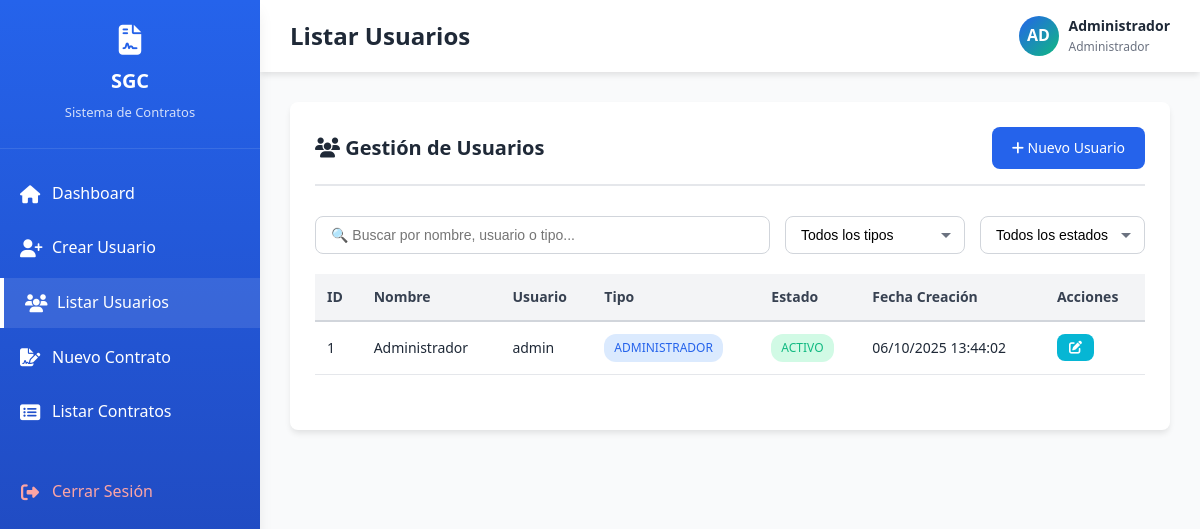
Screenshot of /views/usuario_listar.php (signed in) with the database file from the repository.
### tables this page shows
CREATE TABLE IF NOT EXISTS usuarios (
    id INT AUTO_INCREMENT PRIMARY KEY,
    nombre VARCHAR(100) NOT NULL,
    usuario VARCHAR(50) NOT NULL UNIQUE,
    contrasena VARCHAR(255) NOT NULL,
    tipo_usuario ENUM('administrador', 'usuario') NOT NULL DEFAULT 'usuario',
    estado ENUM('activo', 'inactivo') NOT NULL DEFAULT 'activo',
    fecha_creacion TIMESTAMP DEFAULT CURRENT_TIMESTAMP,
    fecha_actualizacion TIMESTAMP DEFAULT CURRENT_TIMESTAMP ON UPDATE CURRENT_TIMESTAMP,
    INDEX idx_usuario (usuario),
    INDEX idx_tipo (tipo_usuario),
    INDEX idx_estado (estado)
);

### config/config.php (called while the page is built, shortened)
<?php
function formatearFechaHora($fecha) {
    return date('d/m/Y H:i:s', strtotime($fecha));
}
?>

### views/usuario_listar.php (the view, shortened to what this page needs)
<?php
require_once __DIR__ . '/../includes/header.php';
$query = "SELECT * FROM usuarios ORDER BY id DESC";
$result = $mysqli->query($query);
?>
<div class="card">
    <div class="card-header">
        <h3><i class="fas fa-users"></i> Gestión de Usuarios</h3>
        <a href="usuario_crear.php" class="btn btn-primary">
            <i class="fas fa-plus"></i> Nuevo Usuario
        </a>
    </div>
    <div class="card-body">
        <div style="margin-bottom: 20px; display: flex; gap: 15px; flex-wrap: wrap;">
            <div style="flex: 1; min-width: 250px;">
                <input type="text"
                       id="filtroTabla"
                       class="form-control"
                       placeholder="🔍 Buscar por nombre, usuario o tipo...">
            </div>
            <div>
                <select id="filtroTipo" class="form-control form-select" style="min-width: 180px;">
                    <option value="">Todos los tipos</option>
                </select>
            </div>
            <div>
                <select id="filtroEstado" class="form-control form-select" style="min-width: 150px;">
                    <option value="">Todos los estados</option>
                </select>
            </div>
        </div>
        <div class="table-responsive">
            <table class="table" id="tablaUsuarios">
                <thead>
                    <tr>
                        <th>ID</th>
                        <th>Nombre</th>
                        <th>Usuario</th>
                        <th>Tipo</th>
                        <th>Estado</th>
                        <th>Fecha Creación</th>
                        <th>Acciones</th>
                    </tr>
                </thead>
                <tbody>
                    <?php while($usuario = $result->fetch_assoc()): ?>
                    <tr data-tipo="<?php echo $usuario['tipo_usuario']; ?>" data-estado="<?php echo $usuario['estado']; ?>">
                        <td><?php echo $usuario['id']; ?></td>
                        <td><?php echo htmlspecialchars($usuario['nombre']); ?></td>
                        <td><?php echo htmlspecialchars($usuario['usuario']); ?></td>
                        <td>
                            <span class="badge badge-<?php echo $usuario['tipo_usuario'] === 'administrador' ? 'primary' : 'info'; ?>">
                                <?php echo ucfirst($usuario['tipo_usuario']); ?>
                            </span>
                        </td>
                        <td>
                            <span class="badge badge-<?php echo $usuario['estado'] === 'activo' ? 'success' : 'danger'; ?>">
                                <?php echo ucfirst($usuario['estado']); ?>
                            </span>
                        </td>
                        <td><?php echo formatearFechaHora($usuario['fecha_creacion']); ?></td>
                        <td>
                            <button onclick="editarUsuario(<?php echo $usuario['id']; ?>)"
                                    class="btn btn-sm btn-info"
                                    title="Editar">
                                <i class="fas fa-edit"></i>
                            </button>
                        </td>
                    </tr>
                    <?php endwhile; ?>
                </tbody>
            </table>
        </div>
    </div>
</div>
<?php require_once __DIR__ . '/../includes/footer.php'; ?>

### assets/css/styles.css (style rules this page uses)
:root { --primary-color: #2563eb; --primary-dark: #1e40af; --primary-light: #3b82f6; --secondary-color: #10b981; --secondary-dark: #059669; --danger-color: #ef4444; --danger-dark: #dc2626; --warning-color: #f59e0b; --info-color: #06b6d4; --success-color: #10b981; --dark-color: #1f2937; --light-color: #f9fafb; --gray-100: #f3f4f6; --gray-200: #e5e7eb; --gray-300: #d1d5db; --gray-400: #9ca3af; --gray-500: #6b7280; --gray-600: #4b5563; --gray-700: #374151; --gray-800: #1f2937; --gray-900: #111827; --white: #ffffff; --shadow-sm: 0 1px 2px 0 rgba(0, 0, 0, 0.05); --shadow-md: 0 4px 6px -1px rgba(0, 0, 0, 0.1); --shadow-lg: 0 10px 15px -3px rgba(0, 0, 0, 0.1); --shadow-xl: 0 20px 25px -5px rgba(0, 0, 0, 0.1); --border-radius: 8px; --transition: all 0.3s ease; }
* { margin: 0; padding: 0; box-sizing: border-box; }
html { scroll-behavior: smooth; }
body { font-family: 'Segoe UI', Tahoma, Geneva, Verdana, sans-serif; font-size: 16px; line-height: 1.6; color: var(--gray-800); background-color: var(--light-color); overflow-x: hidden; }
a { text-decoration: none; color: var(--primary-color); transition: var(--transition); }
.card { background-color: var(--white); border-radius: var(--border-radius); box-shadow: var(--shadow-md); padding: 25px; margin-bottom: 25px; transition: var(--transition); }
.card-header { display: flex; justify-content: space-between; align-items: center; margin-bottom: 20px; padding-bottom: 15px; border-bottom: 2px solid var(--gray-200); }
.card-header h3 { font-size: 20px; font-weight: 600; color: var(--gray-800); }
.card-body { padding: 10px 0; }
.btn { display: inline-block; padding: 10px 20px; font-size: 14px; font-weight: 500; text-align: center; border: none; border-radius: var(--border-radius); cursor: pointer; transition: var(--transition); text-decoration: none; }
.btn-primary { background-color: var(--primary-color); color: var(--white); }
.btn-info { background-color: var(--info-color); color: var(--white); }
.btn-sm { padding: 6px 12px; font-size: 13px; }
.form-control { width: 100%; padding: 10px 15px; font-size: 14px; border: 1px solid var(--gray-300); border-radius: var(--border-radius); transition: var(--transition); background-color: var(--white); }
.form-select { appearance: none; background-repeat: no-repeat; background-position: right 12px center; padding-right: 35px; }
.table-responsive { overflow-x: auto; margin-bottom: 20px; }
.table { width: 100%; border-collapse: collapse; background-color: var(--white); }
.table thead { background-color: var(--gray-100); }
.table th { padding: 12px; text-align: left; font-weight: 600; color: var(--gray-700); border-bottom: 2px solid var(--gray-300); font-size: 14px; }
.table td { padding: 12px; border-bottom: 1px solid var(--gray-200); font-size: 14px; }
.table tbody tr { transition: var(--transition); }
.badge { display: inline-block; padding: 4px 10px; font-size: 12px; font-weight: 500; border-radius: 12px; text-transform: uppercase; }
.badge-primary { background-color: #dbeafe; color: var(--primary-color); }
.badge-success { background-color: #d1fae5; color: var(--success-color); }

### rows the page displays
usuarios: id "1", nombre "Administrador", usuario "admin", tipo_usuario "ADMINISTRADOR", estado "ACTIVO", fecha_creacion "06/10/2025 13:44:02"

### other values shown
$pageTitle "Listar Usuarios"
substr($usuario['nombre'], 0, 2) "AD"
$usuario['nombre'] "Administrador"
$usuario['tipo_usuario'] "Administrador"
